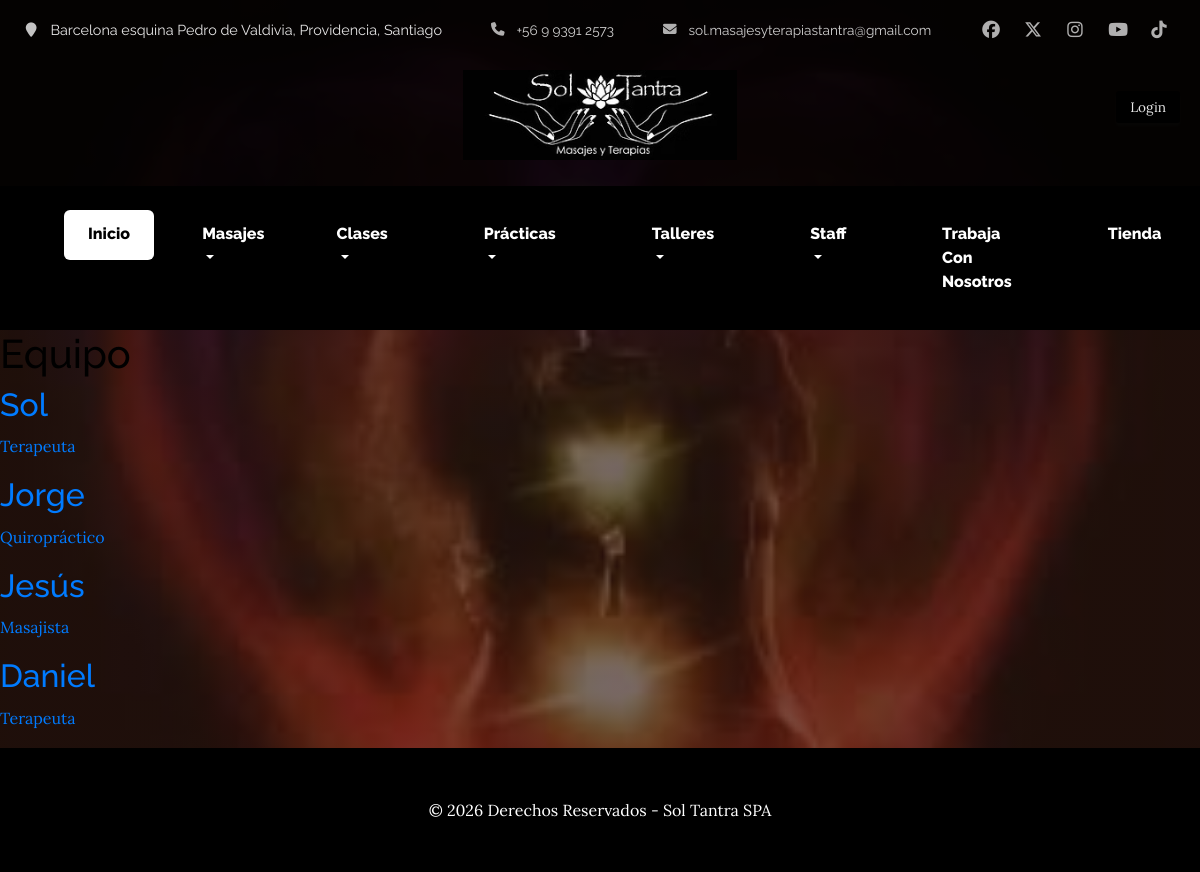
Page /staff/ on the committed database.
### core/models.py (models this page shows, shortened)
class Staff(models.Model):
    user = models.OneToOneField(User, on_delete=models.CASCADE, null=True, blank=True)
    nombre = models.CharField(max_length=100)
    cargo = models.CharField(max_length=100)
    descripcion = models.TextField()
    masajes = models.TextField()
    servicios = models.TextField()
    para_aprender = models.TextField(blank=True, null=True)
    acompanamiento_terapeutico = models.TextField(blank=True, null=True)
    horario_atencion = models.TextField()
    idiomas = models.TextField()
    imagen = models.ImageField(upload_to="staff/")
    activo = models.BooleanField(default=True)
    slug = models.SlugField(unique=True, blank=True)

### core/views.py (the view)
# urls.py: path('staff/', views.staff_list, name="staff_list"),
def staff_list(request):
    members = Staff.objects.filter(activo=True)
    return render(request, "core/staff_list.html", {
    "members": members
    })

### core/context_processors.py (called while the page is built)
def staff_members(request):
    return {
        "navbar_staff":
Staff.objects.filter(activo=True)
    }

### core/templates/core/staff_list.html
{% extends 'core/base.html' %}
{% load static %}
{% block content %}
<h1>Equipo</h1>
{% for member in members %}
    <a href="{% url 'staff_detail' member.slug %}">
        <h2>{{ member.nombre }}</h2>
        <p>{{ member.cargo }}</p>
    </a>
{% empty %}
    <p>No hay miembros activos.</p>
{% endfor %}
{% endblock %}

### core/static/core/css/videos.css (style rules this page uses)
body { background-color: #ffffff !important; color: #000000; }

### core/static/core/css/business-casual.css (style rules this page uses)
body { font-family: 'Lora'; background: linear-gradient( rgba(47, 23, 15, 0.65), rgba(47, 23, 15, 0.65) ), url("../img/bg.jpg"); background-attachment: fixed; background-position: center; background-size: cover; }
h1, h2, h3, h4, h5, h6 { font-family: 'Raleway'; }
p { line-height: 1.75; }
body { margin: 0; padding: 0; }
html, body { max-width: 100%; overflow-x: hidden; }
html { scroll-behavior: smooth; }

### rows in the picture
Staff: nombre "Sol", cargo "Terapeuta"
Staff: nombre "Jorge", cargo "Quiropráctico"
Staff: nombre "Jesús", cargo "Masajista"
Staff: nombre "Daniel", cargo "Terapeuta"
